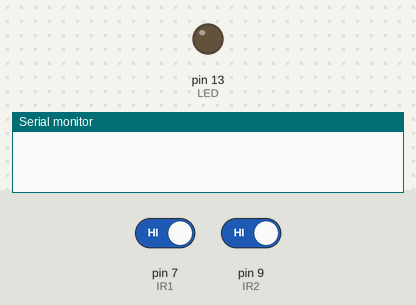
Bench run of a sketch on a simulated Arduino Uno, built with avr-gcc and run on an emulated ATmega328P. Shown: output pins drawn as LEDs (lit = HIGH), the last lines printed to the serial monitor. The test bench sets the inputs (shaded band); at power-on: pin 7 (IR1) HIGH, pin 9 (IR2) HIGH.

Above: at 1.2 s.
1.3 s: pin 7 (IR1) driven LOW and pin 9 (IR2) driven LOW
At 4.1 s:
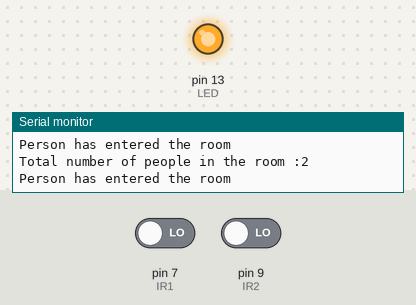
4.3 s: pin 7 (IR1) driven HIGH
At 5.5 s:
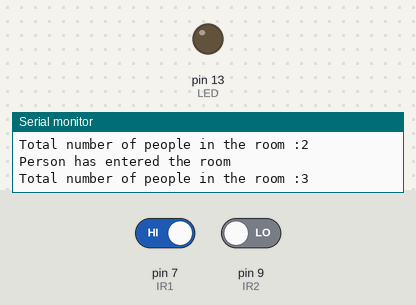
5.8 s: pin 7 (IR1) driven LOW
At 7.3 s:
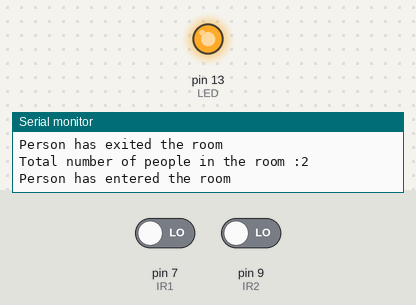
8.3 s: pin 9 (IR2) driven HIGH
At 10.0 s:
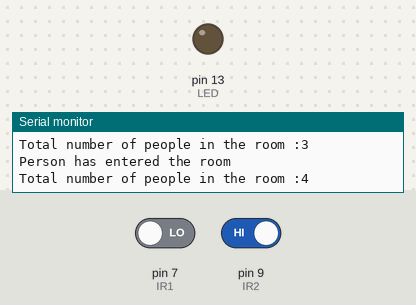
10.3 s: pin 9 (IR2) driven LOW
At 11.1 s:
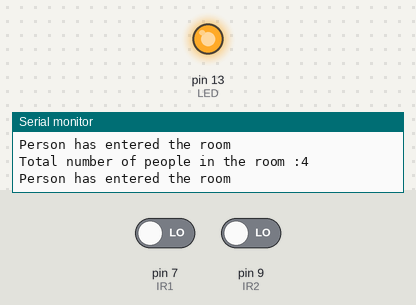
Timing chart, 0 to 13.3 s (numbered marks = the images above; inputs shaded):
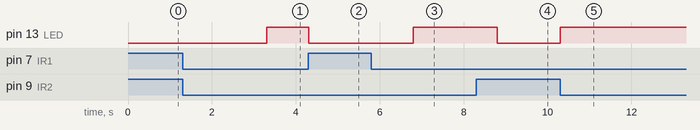

Measured:
- after the input at 1.3 s, pin 13 (LED): LOW → HIGH after 2.0 s
- after the input at 4.3 s, pin 13 (LED): HIGH → LOW at once
- after the input at 5.8 s, pin 13 (LED): LOW → HIGH after 1.0 s
- after the input at 8.3 s, pin 13 (LED): HIGH → LOW after 0.50 s
- after the input at 10.3 s, pin 13 (LED): LOW → HIGH at once

The sketch:

bidirectional_counter.ino
```cpp
int IR1=7;
int IR2=9;
int LED=13;
int total=0;

void setup() {
  // put your setup code here, to run once:
  Serial.begin(9600);
  pinMode(IR1,INPUT);
  pinMode(IR2,INPUT);
  pinMode(LED,OUTPUT);

}

void loop() {
  // put your main code here, to run repeatedly:
  if (digitalRead(IR1)==LOW){
    while(digitalRead(IR2)==HIGH){

    }
    Serial.print("\nPerson has entered the room\n");
    total++;
    int inc=100+total*10;
    if(inc<255){
      analogWrite(LED,100+total*10);
    }
    else{
      analogWrite(LED,255);
    }
    delay(1000);
    analogWrite(LED,0);
    Serial.print("Total number of people in the room :");
    Serial.print(total);
  }
  else if(digitalRead(IR2)==LOW){
    while(digitalRead(IR1)==HIGH){

    }
    Serial.print("\nPerson has exited the room\n");
    total--;
    int inc=100+total*10;
    if(inc<255){
      analogWrite(LED,100+total*10);
    }
    else{
      analogWrite(LED,255);
    }
    delay(1000);
    analogWrite(LED,0);
    Serial.print("Total number of people in the room :");
    Serial.print(total);

  }


}
```
